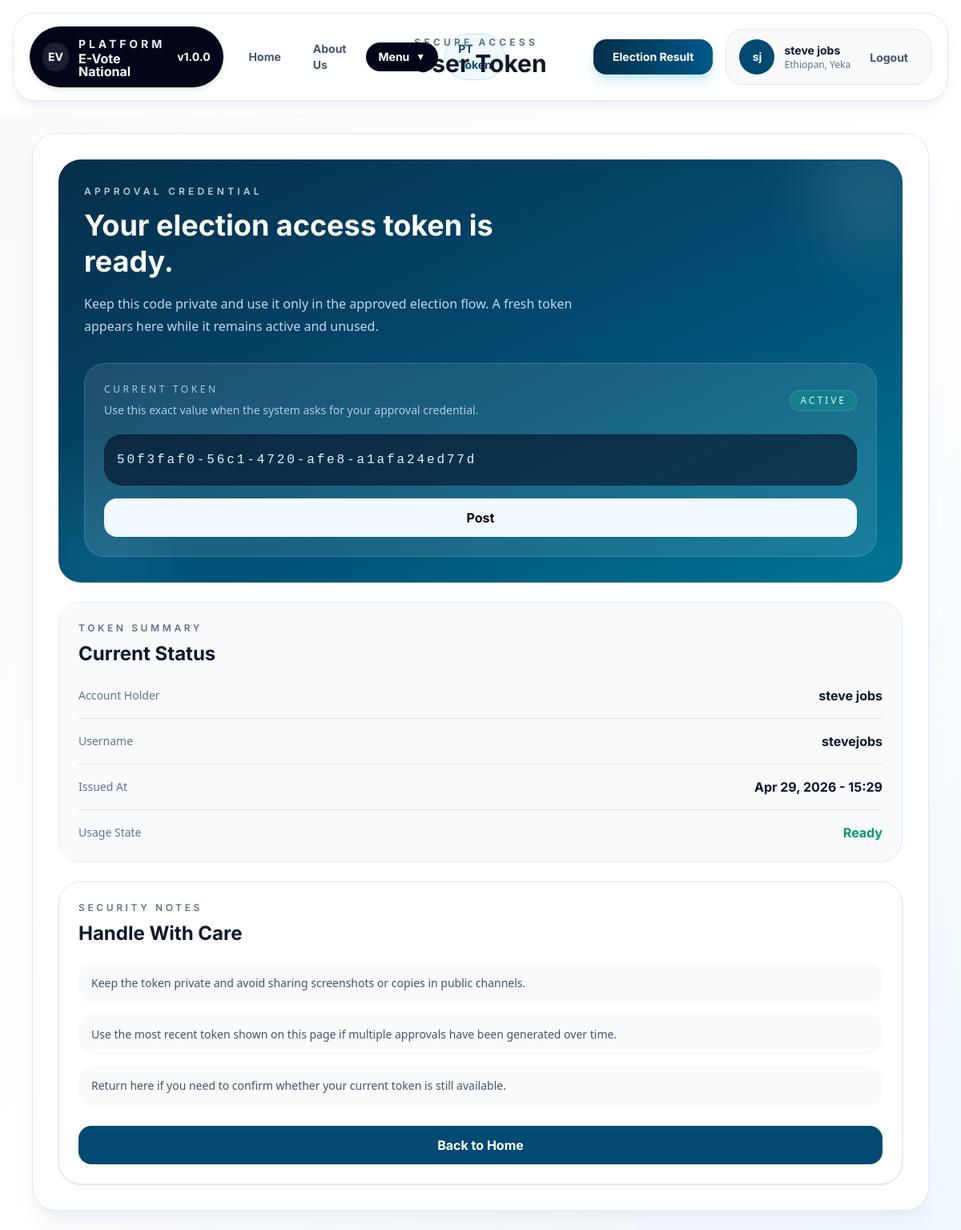
Page /user_token/1/ (signed in) on the committed database.
### public/models.py (models this page shows, shortened)
class Approvement_Token(models.Model):
    user = models.ForeignKey(User, on_delete=models.CASCADE)
    request = models.ForeignKey(
        Comptition_Request_model,
        on_delete=models.CASCADE,
        related_name='tokens'
    )
    token = models.UUIDField(default=uuid.uuid4, editable=False, unique=True)
    create_at = models.DateTimeField(auto_now_add=True)
    expired_at = models.DateTimeField()
    is_used = models.BooleanField(default=False)

### public/views.py (the view)
def user_token (request, id):
    token = Approvement_Token.objects.filter(
        user=request.user,
        is_used=False
    ).last()
    if request.user == token.user or request.user.is_staff :
        return render (request, 'public/Pages/User Token/UserToken.html', {'token' : token})
    else:
        return redirect ('Index')

### project/context_processors.py (called while the page is built)
def app_version(request):
    return {
        "APP_VERSION": settings.APP_VERSION
    }

### templates/public/Pages/User Token/UserToken.html (shortened to what this page needs)
{% extends "public/base.html" %}
{% load static %}
{% block NavCenter %}
<div class="flex items-center gap-4 text-slate-900">
    <div class="inter_Bold">
        <p class="text-xs uppercase tracking-[0.35em] text-slate-500">Secure Access</p>
        <p class="text-3xl">User Token</p>
    </div>
</div>
{% endblock %}
{% block content %}
<div class="min-h-[90vh] bg-linear-to-br from-slate-50 via-white to-sky-50 px-4 py-6 md:px-8 lg:px-10">
    <div class="mx-auto flex max-w-6xl flex-col gap-6">
        <section class="overflow-hidden rounded-[30px] border border-slate-200 bg-white shadow-xl shadow-slate-200/60">
            <div class="grid gap-6 p-6 md:p-8 xl:grid-cols-[minmax(0,1.15fr)_minmax(320px,0.85fr)]">
                <div class="relative overflow-hidden rounded-[28px] bg-linear-to-br from-sky-950 via-sky-900 to-cyan-700 p-6 text-white md:p-8">
                    <div class="absolute right-[-40px] top-[-40px] h-40 w-40 rounded-full bg-white/10 blur-2xl"></div>
                    <div class="relative">
                        <p class="inter_SemiBold text-xs uppercase tracking-[0.35em] text-sky-100/80">Approval Credential</p>
                        <h1 class="inter_Bold mt-3 max-w-xl text-3xl leading-tight md:text-4xl">
                            Your election access token is ready.
                        </h1>
                        <p class="mt-4 max-w-2xl text-sm leading-7 text-sky-100/85 md:text-base">
                            Keep this code private and use it only in the approved election flow. A fresh token appears here while it remains active and unused.
                        </p>
                        <div class="mt-8 rounded-[26px] border border-white/15 bg-white/10 p-5 backdrop-blur-sm md:p-6">
                            <div class="flex items-center justify-between gap-3">
                                <div>
                                    <p class="text-xs uppercase tracking-[0.3em] text-sky-100/75">Current Token</p>
                                    <p class="mt-2 text-sm text-sky-100/75">Use this exact value when the system asks for your approval credential.</p>
                                </div>
                                <div class="rounded-full border border-emerald-300/30 bg-emerald-400/15 px-3 py-1 text-xs uppercase tracking-[0.25em] text-emerald-100">
                                    {% if token and not token.is_used %}
                                        Active
                                    {% else %}
                                        Pending
                                    {% endif %}
                                </div>
                            </div>
                            {% if token %}
                                <div class="flex flex-col gap-4">
                                    <div class="mt-5 overflow-x-auto rounded-[22px] bg-slate-950/55 p-4 shadow-inner shadow-black/20">
                                        <p class="font-mono text-sm leading-8 tracking-[0.18em] text-cyan-100 md:text-base">
                                            {{ token.token }}
                                        </p>
                                    </div>
                                    <div>
                                        {% include 'public/Pages/User Token/Include/post_confirmation.html' %}
                                    </div>
                                </div>
                            {% endif %}
                        </div>
                    </div>
                </div>
                <div class="space-y-6">
                    <div class="rounded-[28px] border border-slate-200 bg-slate-50 p-6">
                        <p class="inter_SemiBold text-xs uppercase tracking-[0.3em] text-slate-500">Token Summary</p>
                        <h2 class="inter_Bold mt-2 text-2xl text-slate-900">Current Status</h2>
                        <div class="mt-6 space-y-4">
                            <div class="flex items-center justify-between gap-4 border-b border-slate-200 pb-4">
                                <p class="text-sm text-slate-500">Account Holder</p>
                                <p class="inter_Bold text-right text-slate-900">{{ request.user.first_name }} {{ request.user.last_name }}</p>
                            </div>
                            <div class="flex items-center justify-between gap-4 border-b border-slate-200 pb-4">
                                <p class="text-sm text-slate-500">Username</p>
                                <p class="inter_Bold text-right text-slate-900">{{ request.user.username }}</p>
                            </div>
                            <div class="flex items-center justify-between gap-4 border-b border-slate-200 pb-4">
                                <p class="text-sm text-slate-500">Issued At</p>
                                <p class="inter_Bold text-right text-slate-900">
                                    {% if token %}
                                        {{ token.create_at|date:"M d, Y - H:i" }}
                                    {% else %}
                                        Waiting
                                    {% endif %}
                                </p>
                            </div>
                            <div class="flex items-center justify-between gap-4">
                                <p class="text-sm text-slate-500">Usage State</p>
                                <p class="inter_Bold text-right {% if token and not token.is_used %}text-emerald-600{% elif token and token.is_used %}text-amber-600{% else %}text-slate-400{% endif %}">
                                    {% if token %}
                                        {% if token.is_used %}
                                            Used
                                        {% else %}
                                            Ready
                                        {% endif %}
                                    {% else %}
                                        Unavailable
                                    {% endif %}
                                </p>
                            </div>
                        </div>
                    </div>
                    <div class="rounded-[28px] border border-slate-200 bg-white p-6 shadow-sm">
                        <p class="inter_SemiBold text-xs uppercase tracking-[0.3em] text-slate-500">Security Notes</p>
                        <h2 class="inter_Bold mt-2 text-2xl text-slate-900">Handle With Care</h2>
                        <div class="mt-5 space-y-3 text-sm leading-7 text-slate-600">
                            <p class="rounded-[20px] bg-slate-50 px-4 py-3">
                                Keep the token private and avoid sharing screenshots or copies in public channels.
                            </p>
                            <p class="rounded-[20px] bg-slate-50 px-4 py-3">
                                Use the most recent token shown on this page if multiple approvals have been generated over time.
                            </p>
                            <p class="rounded-[20px] bg-slate-50 px-4 py-3">
                                Return here if you need to confirm whether your current token is still available.
                            </p>
                        </div>
                        <div class="mt-6">
                            <a href="{% url 'Index' %}" class="inter_Bold inline-flex w-full items-center justify-center rounded-2xl bg-sky-900 px-5 py-3 text-white transition duration-300 hover:scale-[1.01] hover:bg-sky-800">
                                Back to Home
                            </a>
                        </div>
                    </div>
                </div>
            </div>
        </section>
    </div>
</div>
{% endblock %}

### templates/public/base.html (shortened to what this page needs)
{% load static %}
<!DOCTYPE html>
<html lang="en">
<head>
    <link href="{% static 'src/output.css' %}" rel="stylesheet">
    <link rel="stylesheet" href="{% static 'Design/Font/fonts.css' %}">
</head>
<body>
    {% block navbar %}
        <div class="sticky top-0 z-40 w-full bg-white/92 px-4 py-4 backdrop-blur-md">
            <div class="mx-auto flex w-full max-w-[1600px] items-center justify-between gap-4 rounded-[28px] border border-slate-200 bg-white px-5 py-4 shadow-lg shadow-slate-200/60">
                <div class="flex min-w-0 flex-1 items-center gap-4">
                    <div class="flex items-center gap-3 rounded-full bg-slate-950 px-4 py-3 text-white shadow-md">
                        <div class="flex h-9 w-9 items-center justify-center rounded-full bg-white/10 text-sm inter_Bold">EV</div>
                        <div class="min-w-0">
                            <p class="inter_Bold text-sm uppercase tracking-[0.28em] text-sky-100">Platform</p>
                            <p class="inter_Bold text-base leading-none">E-Vote National</p>
                        </div>
                        <p class="inter_Bold text-sm">v{{ APP_VERSION }}</p>
                    </div>
                    <ul class="flex items-center gap-2 text-sm text-slate-600 inter_Bold">
                        <li>
                            <a href="{% url 'Index' %}" class="block rounded-full px-4 py-2 transition duration-300 hover:bg-slate-100 hover:text-slate-950">
                                Home
                            </a>
                        </li>
                        <li>
                            <a href="{% url 'Election' %}" class="block rounded-full px-4 py-2 transition duration-300 hover:bg-slate-100 hover:text-slate-950">
                                About Us
                            </a>
                        </li>
                        <li class="relative group">
                            <button class="flex items-center gap-2 rounded-full bg-slate-950 px-4 py-2 text-white transition duration-300 hover:bg-sky-900">
                                <span>Menu</span>
                                <span class="text-xs">▼</span>
                            </button>
                        </li>
                        {% if not request.user.is_staff %}
                            {% if user.is_authenticated and token %}
                                <li>
                                    <a href="{% url 'User_Token' token.id %}" class="block rounded-full border border-sky-200 bg-sky-50 px-4 py-2 text-sky-900 transition duration-300 hover:bg-sky-100">
                                        PT Token
                                    </a>
                                </li>
                            {% endif %}
                        {% endif %}
                    </ul>
                </div>
                <div class="flex flex-shrink-0 items-center justify-center">
                    {% block NavCenter %}{% endblock %}
                </div>
                <div class="flex min-w-0 flex-1 items-center justify-end gap-4">
                    <div>
                        <button class="rounded-2xl bg-linear-to-r from-sky-950 to-sky-800 px-6 py-3 text-sm text-white inter_Bold shadow-lg shadow-sky-200/80 transition duration-300 hover:-translate-y-0.5 hover:shadow-xl">
                            Election Result
                        </button>
                    </div>
                    <div class="flex items-center gap-3 rounded-[22px] border border-slate-200 bg-slate-50 px-4 py-3">
                        {% if user.is_authenticated %}
                            <div class="flex h-11 w-11 items-center justify-center rounded-full bg-sky-900 text-sm text-white inter_Bold">
                                {{ request.user.first_name|default:"U"|slice:":1" }}{{ user.last_name|default:"N"|slice:":1" }}
                            </div>
                            <div class="min-w-0">
                                <p class="truncate inter_Bold text-sm text-slate-900">{{ request.user.first_name }} {{ user.last_name }}</p>
                                <p class="truncate text-xs text-slate-500">Ethiopan, Yeka</p>
                            </div>
                            <div>
                                <a href="{% url 'Logout' %}" class="rounded-full px-3 py-2 text-sm inter_Bold text-slate-600 transition duration-300 hover:bg-white hover:text-slate-950">
                                    Logout
                                </a>
                            </div>
                        {% else %}
                            <p class="inter_Bold text-sm text-slate-700">None Name</p>
                        {% endif %}
                    </div>
                </div>
            </div>
        </div>
    {% endblock %}
    {% block content %}{% endblock %}
</body>
</html>

### templates/public/base.html (style rules this page uses)
body { background: white; }

### rows in the picture
Approvement_Token: token "50f3faf0-56c1-4720-afe8-a1afa24ed77d", create_at "Apr 29, 2026 - 15:29"

### other values in the picture
{{ APP_VERSION }} "1.0.0"
{{ request.user.first_name|default:"U"|slice:":1" }} "s"
{{ user.last_name|default:"N"|slice:":1" }} "j"
{{ request.user.first_name }} "steve"
{{ user.last_name }} "jobs"
{{ request.user.last_name }} "jobs"
{{ request.user.username }} "stevejobs"
